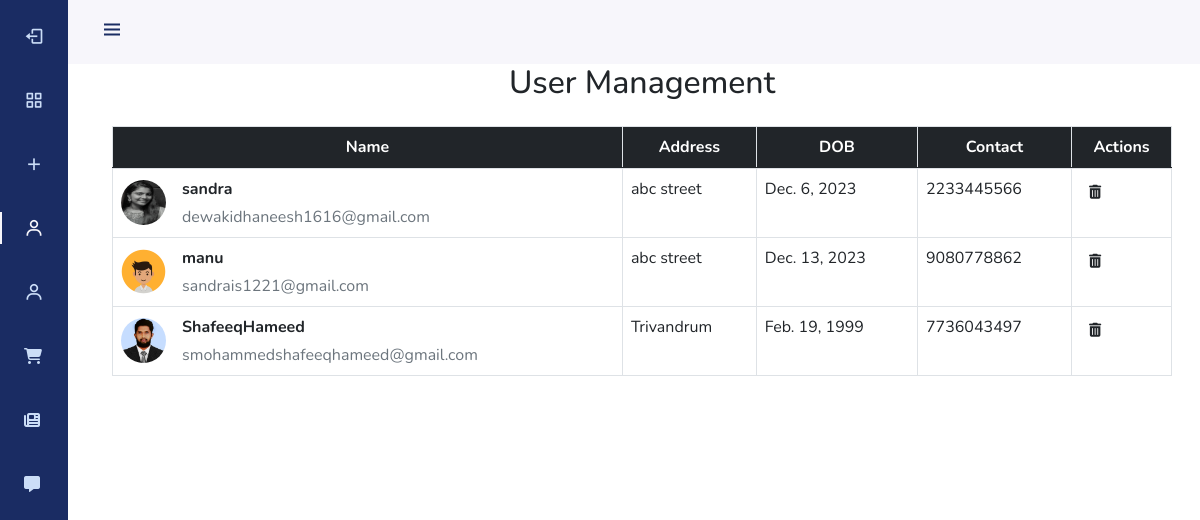
Screenshot of /userdetails (signed in) with the database file from the repository.
### olx_management_app/models.py (models this page shows, shortened)
class Signup(models.Model):
    user = models.ForeignKey(User, on_delete=models.CASCADE, null=True)
    Address = models.CharField(max_length=255)
    contact = models.CharField(max_length=10)
    dob = models.DateField()
    img = models.ImageField(upload_to='images/')
    STATUS_CHOICES = (
        ('Pending Approval', 'Pending Approval'),
        ('Approved', 'Approved'),
    )
    approval_status = models.CharField(max_length=20, choices=STATUS_CHOICES, default='Pending Approval')

### olx_management_app/views.py (the view)
# urls.py: path('userdetails', views.userdetails, name='userdetails'),
@login_required(login_url='index')
def userdetails(request):
    approved_users = Signup.objects.filter(approval_status='Approved')
    return render(request, 'userdetails.html', {'approved_users': approved_users})

### templates/userdetails.html (shortened to what this page needs)
{% load static %}
<!DOCTYPE html>
<html>
<head>
    <link
            href="https://cdn.jsdelivr.net/npm/bootstrap@5.1.3/dist/css/bootstrap.min.css"
            rel="stylesheet"
    />
    <link
            href="https://cdn.jsdelivr.net/npm/boxicons@latest/css/boxicons.min.css"
            rel="stylesheet"
    />
    <link rel="stylesheet" href="https://cdnjs.cloudflare.com/ajax/libs/font-awesome/6.4.2/css/all.min.css"
/>
</head>
<body id="body-pd">
<header class="header" id="header">
    <div class="header_toggle">
        <i class="bx bx-menu" id="header-toggle"></i>
    </div>
    <div class="header_img">
        <img src="{% static 'images/giphy.gif' %}" alt=""/>
    </div>
</header>
<div class="l-navbar" id="nav-bar">
    <nav class="nav">
        <div>
            <a href="{% url 'logout1' %}" class="nav_link">
                <i class="bx bx-log-out nav_icon"></i>
            </a>
            <div class="nav_list">
                <a href="{% url 'adminhome' %}" class="nav_link ">
                    <i class="bx bx-grid-alt nav_icon"></i>
                </a>
                <a href="{% url 'addcategory' %}" class="nav_link">
                    <i class="bx bx-plus nav_icon"></i>
                </a>
                <a href="{% url 'userdetails' %}" class="nav_link active">
                    <i class="bx bx-user nav_icon"></i>
                </a>
                <a href="{% url 'loginusers'  %}" class="nav_link">
                    <i class="bx bx-user nav_icon"></i>
                </a>
                <a href="{% url 'showProduct' %}" class="nav_link">
                    <i class="fa-solid fa-cart-shopping"></i>
                </a>
                <a href="{% url 'payment_history' %}" class="nav_link">
                    <i class="fa-solid fa-newspaper" title="Show Product"></i>
                </a>
                 <a href="{% url 'admin_feedback' %}" class="nav_link">
                    <i class="fa-solid fa-message" title="Show Product"></i>
                </a>
            </div>
        </div>
    </nav>
</div>
<div class="page-content">
    <div class="container">
        <div class="table-responsive">
            <h2 class="mb-4 text-center">User Management</h2>
            <table class="table table-bordered">
                <thead class="bg-dark text-white text-center">
                <tr>
                    <th>Name</th>
                    <th>Address</th>
                    <th>DOB</th>
                    <th>Contact</th>
                    <th>Actions</th>
                </tr>
                </thead>
                <tbody>
                <tr>
                    {% for user in approved_users %}
                <tr>
                    <td>
                        <div class="d-flex align-items-center">
                            <img src="{{ user.img.url }}" alt="" style="width: 45px; height: 45px"
                                 class="rounded-circle">
                            <div class="ms-3">
                                <p class="fw-bold mb-1">{{ user.user.username }}</p>
                                <p class="text-muted mb-0">{{ user.user.email }}</p>
                            </div>
                        </div>
                    </td>
                    <td>{{ user.Address }}</td>
                    <td>{{ user.dob }}</td>
                    <td>{{ user.contact }}</td>
                    <td>
                        <a href="{% url 'delete_user' user.user.id %}"
                           class="btn btn-link btn-sm btn-rounded text-dark ml-3">
                            <i class="fas fa-trash-alt"></i>
                        </a>
                    </td>
                </tr>
                {% endfor %}
                </tbody>
            </table>
        </div>
    </div>
</div>
</body>
</html>

### templates/userdetails.html (style rules this page uses)
:root { --header-height: 3rem; --nav-width: 68px; --first-color: #1a2c63; --first-color-light: #cbddf7; --white-color: #f7f6fb; --body-font: "Nunito", sans-serif; --normal-font-size: 1rem; --z-fixed: 100; }
body { position: relative; margin: var(--header-height) 0 0 0; padding: 0 1rem; font-family: var(--body-font); font-size: var(--normal-font-size); transition: 0.5s; }
a { text-decoration: none; }
.header { width: 100%; height: var(--header-height); position: fixed; top: 0; left: 0; display: flex; align-items: center; justify-content: space-between; padding: 0 1rem; background-color: var(--white-color); z-index: var(--z-fixed); transition: 0.5s; }
.header_toggle { color: var(--first-color); font-size: 1.5rem; cursor: pointer; }
.header_img { width: 35px; height: 35px; display: flex; justify-content: center; border-radius: 50%; overflow: hidden; }
.header_img img { width: 40px; }
.l-navbar { position: fixed; top: 0; left: -30%; width: var(--nav-width); height: 100vh; background-color: var(--first-color); padding: 0.5rem 1rem 0 0; transition: 0.5s; z-index: var(--z-fixed); }
.nav { height: 100%; display: flex; flex-direction: column; justify-content: space-between; overflow: hidden; }
.nav_logo, .nav_link { display: grid; grid-template-columns: max-content max-content; align-items: center; column-gap: 1rem; padding: 0.5rem 0 0.5rem 1.5rem; }
.nav_link { position: relative; color: var(--first-color-light); margin-bottom: 1.5rem; transition: 0.3s; }
.nav_icon { font-size: 1.25rem; }
.active { color: var(--white-color); }
.active::before { content: ""; position: absolute; left: 0; width: 2px; height: 32px; background-color: var(--white-color); }
@media screen and (min-width: 768px) { body { margin: calc(var(--header-height) + 1rem) 0 0 0; padding-left: calc(var(--nav-width) + 2rem); } }
@media screen and (min-width: 768px) { .header { height: calc(var(--header-height) + 1rem); padding: 0 2rem 0 calc(var(--nav-width) + 2rem); } }
@media screen and (min-width: 768px) { .header_img { width: 40px; height: 40px; } }
@media screen and (min-width: 768px) { .header_img img { width: 45px; } }
@media screen and (min-width: 768px) { .l-navbar { left: 0; padding: 1rem 1rem 0 0; } }

### rows the page displays
Signup: img (picture), user.username "sandra", user.email "dewakidhaneesh1616@gmail.com", Address "abc street", dob "Dec. 6, 2023", contact "2233445566"
Signup: img (picture), user.username "manu", user.email "sandrais1221@gmail.com", Address "abc street", dob "Dec. 13, 2023", contact "9080778862"
Signup: img (picture), user.username "ShafeeqHameed", user.email "smohammedshafeeqhameed@gmail.com", Address "Trivandrum", dob "Feb. 19, 1999", contact "7736043497"
